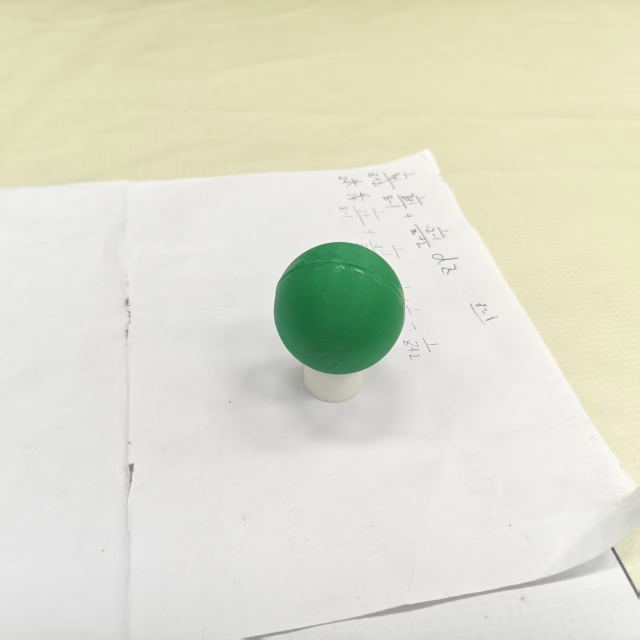
//> input picture 4_opencv_learn/pictures/green_ball.jpg, 1280 x 1280 px (shown at 1/2 size)
$ ./7_detect_color   (built with g++ and OpenCV 4)
//> lines starting //> are read from the running program, lines starting //| are printed output that depends on the picture
#include <iostream>
#include <opencv2/opencv.hpp>
using namespace cv;
using namespace std;
Mat img,imgHsv,mask;
int hmin=0,hmax=180,smin=0,smax=255,vmin=0,vmax=255;
////

int main()
{
    string path = "/home/fiz/Desktop/document/cpp_learn/4_opencv_learn/pictures/green_ball.jpg";
    try
    {
        img = imread(path);
//> img is the input picture: 1280 rows x 1280 cols, CV_8UC3; mean B, G, R 206.8, 223.1, 222.2

    }
    catch(const std::exception& e)
    {
        std::cerr << e.what() << '\n';
        return 1;
    }
    resize(img,img,Size(),0.5,0.5);
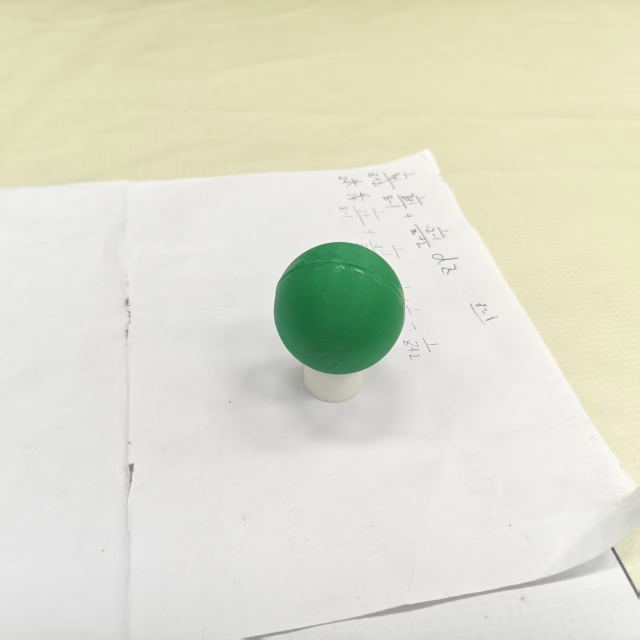
//> img: 640 rows x 640 cols, CV_8UC3; mean B, G, R 206.9, 223.2, 222.3
    namedWindow("trackbars", (640,200));

    createTrackbar("H min","trackbars",nullptr,180,NULL);
    setTrackbarPos("H min","trackbars",hmin);
    createTrackbar("H max","trackbars",nullptr,180,NULL);
    setTrackbarPos("H max","trackbars",hmax);
    createTrackbar("S min","trackbars",nullptr,255,NULL);
    setTrackbarPos("S min","trackbars",smin);
    createTrackbar("S max","trackbars",nullptr,255,NULL);
    setTrackbarPos("S max","trackbars",smax);

    createTrackbar("V min","trackbars",nullptr,255,NULL);
    setTrackbarPos("V min","trackbars",vmin);

    createTrackbar("V max","trackbars",nullptr,255,NULL);
    setTrackbarPos("V max","trackbars",vmax);


    while(true)
    {


        Scalar lower(hmin, smin, vmin); //hsv min values
        Scalar upper(hmax, smax, vmax); //hsv max values
        cvtColor(img, imgHsv, COLOR_BGR2HSV);
//> imgHsv: 640 rows x 640 cols, CV_8UC3; mean H, S, V 27.2, 23.4, 224.9
        inRange(imgHsv,lower,upper,mask);
//> mask: 640 rows x 640 cols, CV_8UC1; every value is 255

        namedWindow("HSV Image", WINDOW_AUTOSIZE);
        imshow("HSV Image", imgHsv);
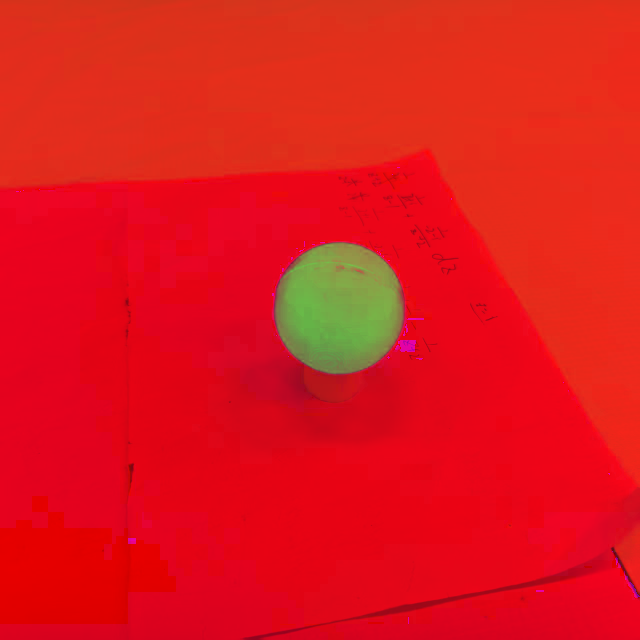
//> window 'HSV Image': 640 rows x 640 cols, CV_8UC3; mean B, G, R 27.2, 23.4, 224.9
        // imshow("Mask", mask);
        imshow("trackbars",mask);
        if(waitKey(1)==27)
//> the Esc key is pressed
        {
            break;
        }
    }
    return 0;
}
